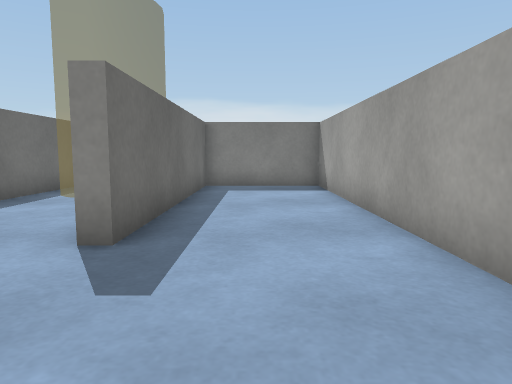
[1] (above)

16 first-person views from a walk through a 3-D level made in the Unity game engine. The camera is 0.51 m above the floor, tilts 6° down and sees 70° across. The floor is counted in squares, 0.5 m on a side. Each view is taken from the middle of a square. On the plan, view 1 faces up. The plan holds only what a view shows up to about 13 squares ahead; the rest is blank. The player is left out. Surface patterns are stand-ins for the level's own textures.

[2]
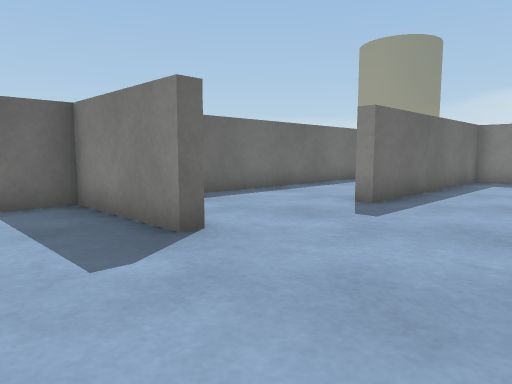

[3]
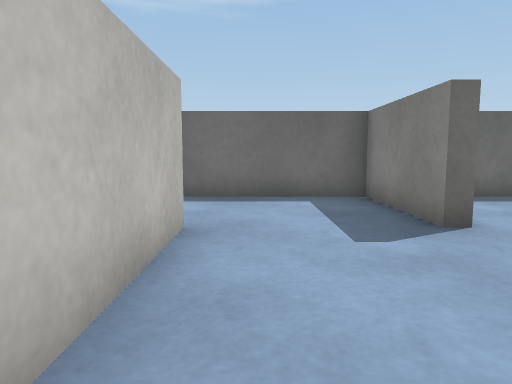

[4]
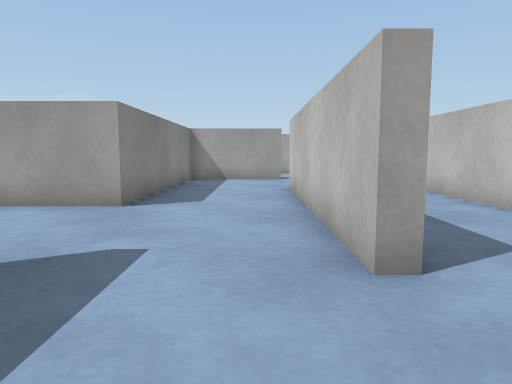

[5]
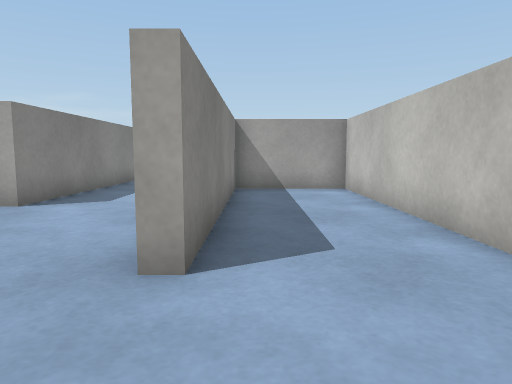

[6]
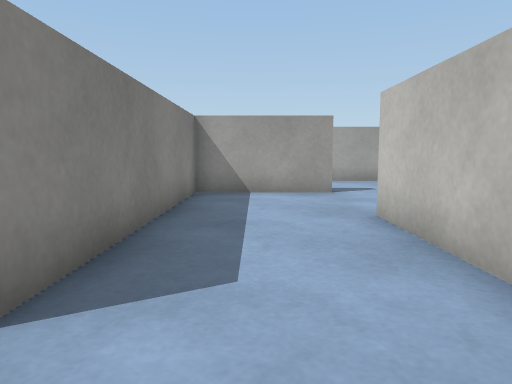

[7]
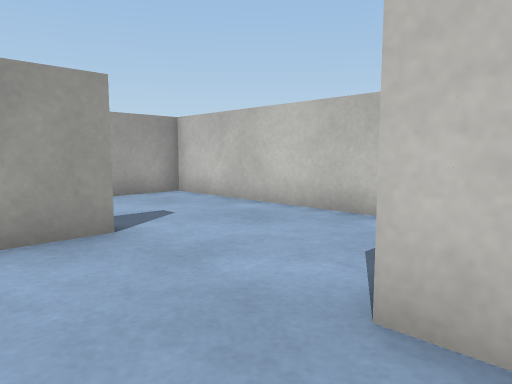

[8]
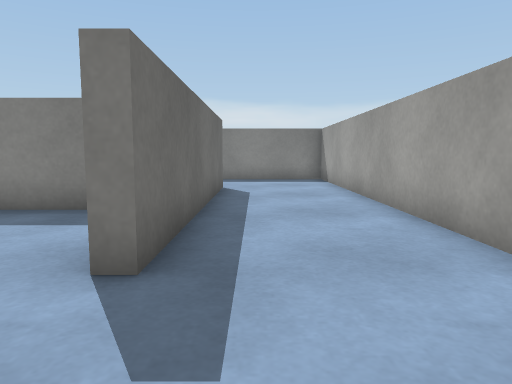

[9]
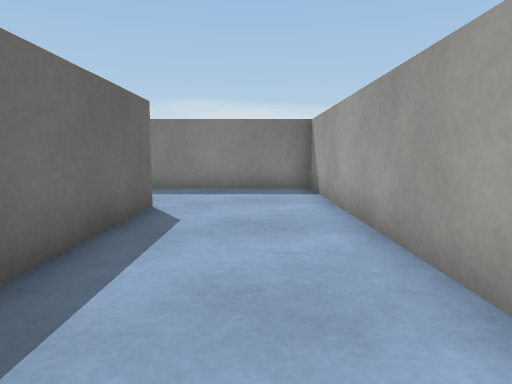

[10]
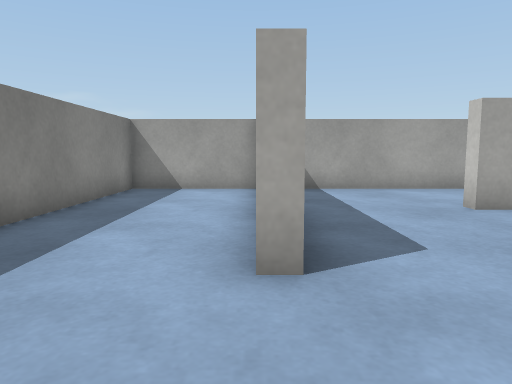

[11]
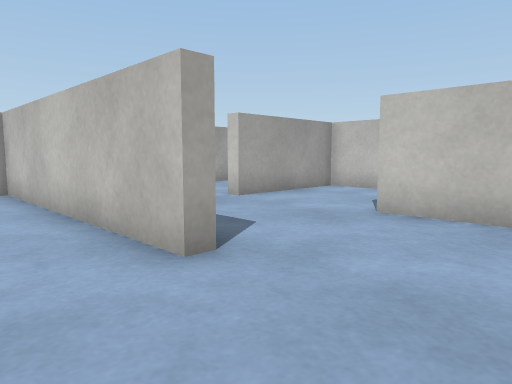

[12]
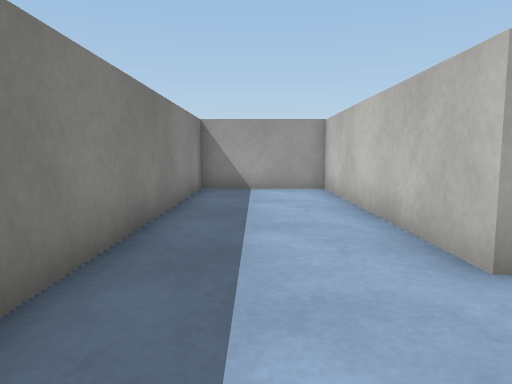

[13]
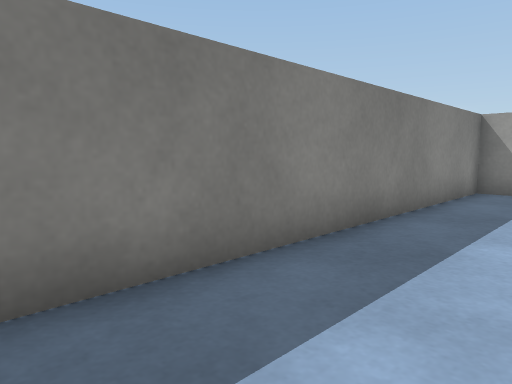

[14]
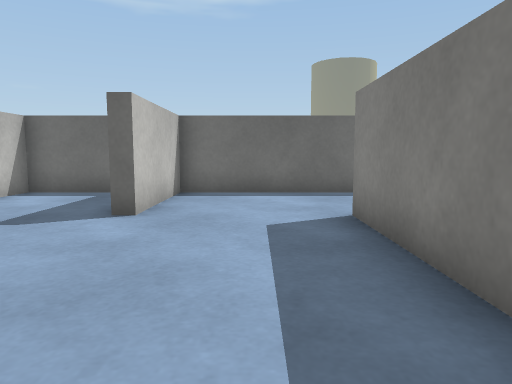

[15]
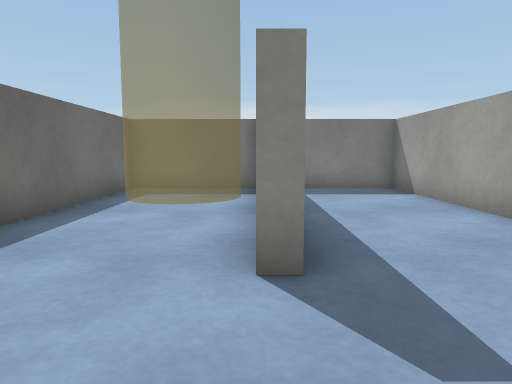

[16]
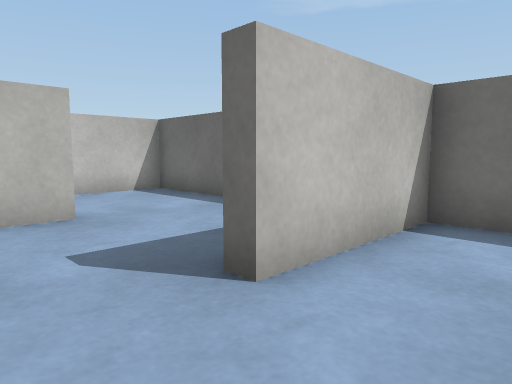

### Floor plan
Points are (right, up) in squares from view 1. A wall is a line through its corners. A room is listed if a view was taken in it or the views show most of it. See-through windows are left out.
Room 1 (views 1, 2, 3, 4, 5, 6, 7, 8, 9, 10, 11, 12, 13, 14, 15, 16)
walls: (2.4, 2.2) (2.4, 0) (3.5, 0); (7.9, 0) (9.6, 0) (9.6, 4) (10, 4) (10, -4) (9.6, -4) (9.6, -0.4) (2, -0.4) (2, 11.6) (-1.6, 11.6) (-1.6, 4) (-2, 4); (2.4, 8.6) (2.4, 4) (6, 4) (6, 3.5); (7.8, -7.6) (13.6, -7.6) (13.6, -5.6); (-1.4, -7.6) (5.6, -7.6) (5.6, -4.4) (-2, -4.4) (-2, -4) (6, -4); (13.6, -3.4) (13.6, 7.6) (6, 7.6) (6, 8) (13.6, 8) (13.6, 11.6) (3.4, 11.6); (-2, 11.6) (-5.6, 11.6) (-5.6, 0) (-2, 0) (-2, -0.4) (-5.6, -0.4) (-5.6, -7.6) (-3.1, -7.6)

Positions as (right, up) in squares from view 1, and headings:
1: (0, 0), facing up
2: (2, -3), facing up-left
3: (3, -3), facing left
4: (-5, -3), facing right
5: (-5, -5), facing right
6: (0, -2), facing right
7: (5, -2), facing down-right
8: (11, -7), facing up
9: (12, -3), facing up
10: (3, 8), facing right
11: (3, 10), facing down-right
12: (3, 10), facing right
13: (3, 9), facing up-right
14: (12, 6), facing left
15: (-2, 1), facing up
16: (0, 2), facing down-left
